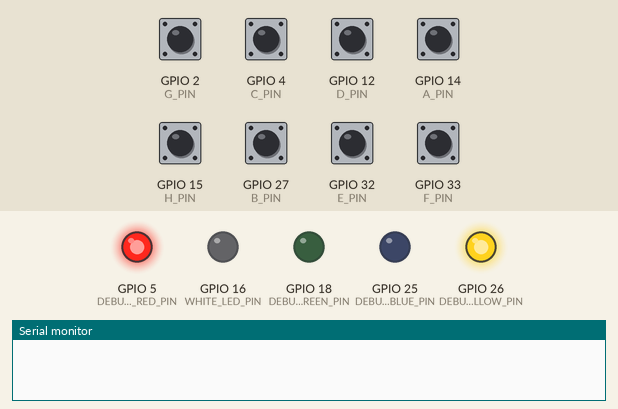
Simulated run of this sketch. Board: ESP32. Shown: output pins drawn as LEDs (lit = HIGH), the last lines printed to the serial monitor. The test bench sets the inputs (shaded band); at power-on: GPIO 2 (G_PIN), GPIO 4 (C_PIN), GPIO 12 (D_PIN), GPIO 14 (A_PIN), GPIO 15 (H_PIN), GPIO 27 (B_PIN), GPIO 32 (E_PIN), GPIO 33 (F_PIN) HIGH. WiFi joins after 1.5 s; servers stay silent unless stated.

Above: at 0.1 s.
At 0.8 s:
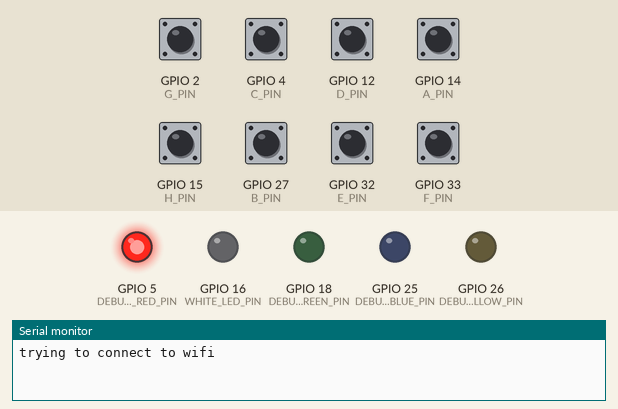
At 1.8 s:
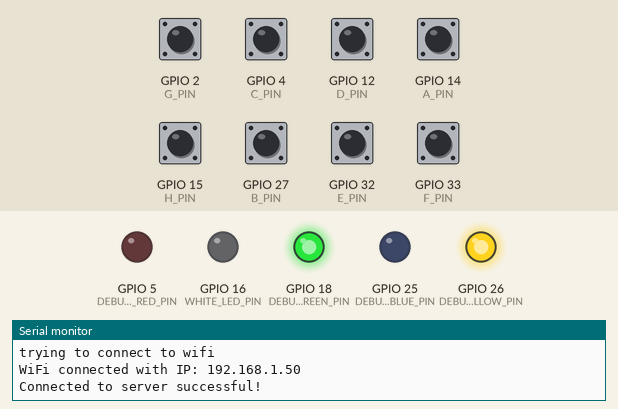
Timing chart, 0 to 3.3 s (numbered marks = the images above):
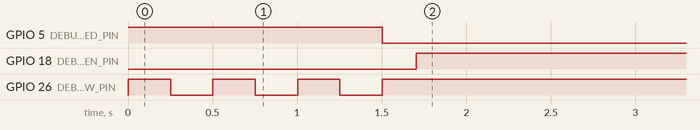

The sketch:

client_with_buttons.ino
```cpp
#include <WiFi.h>
#define ARR_SIZE(arr) ( sizeof((arr)) / sizeof((arr[0])) )

// WIFI/////////////////////////////
const char* ssid = "XXXX";
const char* password =  "XX";
const uint16_t port = 123456;
const char * host = "1XXX";

// TOUCH////////////////////////////


const int A_PIN = 14;
const int B_PIN = 27;
const int C_PIN = 4;
const int D_PIN = 12;
const int E_PIN = 32;
const int F_PIN = 33;
const int G_PIN = 2;
const int H_PIN = 15;


int a_value = 0;
int b_value = 0;
int c_value = 0;
int d_value = 0;
int e_value = 0;
int f_value = 0;
int g_value = 0;
int h_value = 0;

int a = 0;
int b = 0;
int c = 0;
int d = 0;
int e = 0;
int f = 0;
int g = 0;
int h = 0;

int ghost_a = 0;
int ghost_b = 0;
int ghost_c = 0;
int ghost_d = 0;
int ghost_e = 0;
int ghost_f = 0;
int ghost_g = 0;
int ghost_h = 0;


// LEDS //////////////////////////////////
const int DEBUG_LED_RED_PIN = 5;
const int DEBUG_LED_YELLOW_PIN = 26;
const int DEBUG_LED_GREEN_PIN = 18;
const int DEBUG_LED_BLUE_PIN = 25;
const int WHITE_LED_PIN = 16;

// control vars
int loopcounter = 0;


WiFiClient client;


String client_name = "Nimas_kleiner_helfer";


// runned once
void setup()
{

  // declare output as output
  pinMode (DEBUG_LED_RED_PIN, OUTPUT);
  pinMode (DEBUG_LED_YELLOW_PIN, OUTPUT);
  pinMode (DEBUG_LED_GREEN_PIN, OUTPUT);
  pinMode (DEBUG_LED_BLUE_PIN, OUTPUT);
  pinMode (WHITE_LED_PIN, OUTPUT);

  // declare button pins as INPUT
  pinMode(A_PIN, INPUT);
  pinMode(B_PIN, INPUT);
  pinMode(C_PIN, INPUT);
  pinMode(D_PIN, INPUT);
  pinMode(E_PIN, INPUT);
  pinMode(F_PIN, INPUT);
  pinMode(G_PIN, INPUT);
  pinMode(H_PIN, INPUT);


  // turn red led on because system ist running
  digitalWrite (DEBUG_LED_RED_PIN, HIGH);

  // enable USB debug
  Serial.begin(115200);

 // Try to gain wifi acces
  WiFi.begin(ssid, password);
  while (WiFi.status() != WL_CONNECTED) {

    // YELLOW blinks until we accesed wifi
    digitalWrite (DEBUG_LED_YELLOW_PIN, HIGH);
    delay(250);
    digitalWrite (DEBUG_LED_YELLOW_PIN, LOW);
    delay(250);
    digitalWrite (DEBUG_LED_YELLOW_PIN, HIGH);

    // USB debug output
    Serial.println("trying to connect to wifi");
  }

  // connection to wifi succelfull
  action_wifi_connection_succesful();

}


// repeats forever
void loop()
{
    loopcounter +=1;

   update_touch();

   if(a_value == 0 && b_value == 0 && c_value == 0 && d_value == 0 && e_value == 0 && f_value == 0 && g_value == 0 && h_value == 0){
        digitalWrite (DEBUG_LED_RED_PIN, HIGH);
   } else {
        digitalWrite (DEBUG_LED_RED_PIN, LOW);

   }


    // trys to connect to server socket
    // if already connected just skip
    if (!client.connected()){
      if (!client.connect(host, port)) {
          action_initial_connection_failure();
          return;
      } else {
          action_initial_connection_succesful();
      }
    }


    // process_input(client);

    if (something_changed()){
      client.print("A:" + String(a_value) + "B:" + String(b_value) + "C:" + String(c_value) + "D:" + String(d_value) + "E:" + String(e_value) + "F:" + String(f_value) + "G:" + String(g_value) + "H:" + String(h_value) + "-");
      process_input(client);
    } else {
      if ((loopcounter % 100) == 0){
        client.print("im fine");
        process_input(client);

      }

    }


    // Serial.println("Disconnecting...");
    // client.stop();

    delay(10);
}


bool something_changed(){
  bool changed = false;

  if (ghost_a != a_value){
    changed = true;
    ghost_a = a_value;
  }

  if (ghost_b != b_value){
    changed = true;
    ghost_b = b_value;
  }
  if (ghost_c != c_value){
    changed = true;
    ghost_c = c_value;
  }
  if (ghost_d != d_value){
    changed = true;
    ghost_d = d_value;
  }
  if (ghost_e != e_value){
    changed = true;
    ghost_e = e_value;
  }
  if (ghost_f != f_value){
    changed = true;
    ghost_f = f_value;
  }
  if (ghost_g != g_value){
    changed = true;
    ghost_g = g_value;
  }
  if (ghost_h != h_value){
    changed = true;
    ghost_h = h_value;
  }
  return changed;
}

void update_touch(){
  a_value = digitalRead(A_PIN);
  b_value = digitalRead(B_PIN);
  c_value = digitalRead(C_PIN);
  d_value = digitalRead(D_PIN);
  e_value = digitalRead(E_PIN);
  f_value = digitalRead(F_PIN);
  g_value = digitalRead(G_PIN);
  h_value = digitalRead(H_PIN);
}


void action_wifi_connection_succesful(){
  Serial.print("WiFi connected with IP: ");
  Serial.println(WiFi.localIP());
  digitalWrite (DEBUG_LED_YELLOW_PIN, HIGH);

}


void action_initial_connection_failure(){
  Serial.println("Connection to host failed");
  digitalWrite (DEBUG_LED_GREEN_PIN, LOW);

  delay(1000);


}
void action_initial_connection_succesful(){
  Serial.println("Connected to server successful!");
  // sending my name
  client.print("name:" + client_name + "-");
  digitalWrite (DEBUG_LED_GREEN_PIN, HIGH);
  process_input(client);
}


void message_handler(String message){

  Serial.println(message);

  if(strstr(message.c_str(), "LEDON") != NULL) {
    digitalWrite (WHITE_LED_PIN, HIGH);
  }
  if(strstr(message.c_str(), "LEDOFF") != NULL) {
    digitalWrite (WHITE_LED_PIN, LOW);
  }

}

void process_input(WiFiClient client){
  String message = "";
  digitalWrite (DEBUG_LED_BLUE_PIN, HIGH);

  while(true){
    if (client.available()) {
      message += char(client.read());

    } else{
      // no data available or all is already processed
      digitalWrite (DEBUG_LED_BLUE_PIN, LOW);
      break;
    }
  }
  if (ARR_SIZE(message) > 0) {
    // THIS IS THE MESSAGE RECIEVED FROM THE SERVER AS A STRING
    message_handler(message);

  }
}
```

Measured:
- by itself, GPIO 5 (DEBUG_LED_RED_PIN): HIGH → LOW at 1.5 s
- by itself, GPIO 18 (DEBUG_LED_GREEN_PIN): LOW → HIGH at 1.7 s
